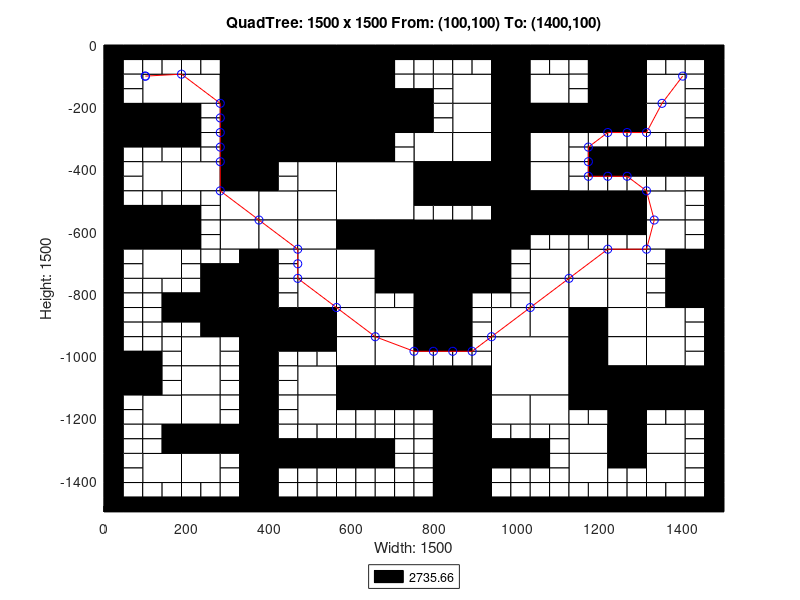

Write MATLAB code to recreate this figure.
axis([0 1500 -1500 0]);
title('QuadTree: 1500 x 1500 From: (100,100) To: (1400,100)');
xlabel('Width: 1500');
ylabel('Height: 1500');
rectangle('Position',[375 -187.5 187.5 187.5], 'FaceColor',[0 0 0]);
rectangle('Position',[375 -375 187.5 187.5], 'FaceColor',[0 0 0]);
rectangle('Position',[562.5 -562.5 187.5 187.5], 'FaceColor',[1 1 1]);
rectangle('Position',[750 -750 187.5 187.5], 'FaceColor',[0 0 0]);
rectangle('Position',[937.5 -1125 187.5 187.5], 'FaceColor',[1 1 1]);
rectangle('Position',[93.75 -187.5 93.75 93.75], 'FaceColor',[1 1 1]);
rectangle('Position',[281.25 -93.75 93.75 93.75], 'FaceColor',[0 0 0]);
rectangle('Position',[187.5 -187.5 93.75 93.75], 'FaceColor',[1 1 1]);
rectangle('Position',[281.25 -187.5 93.75 93.75], 'FaceColor',[0 0 0]);
rectangle('Position',[0 -281.25 93.75 93.75], 'FaceColor',[0 0 0]);
rectangle('Position',[93.75 -281.25 93.75 93.75], 'FaceColor',[0 0 0]);
rectangle('Position',[281.25 -281.25 93.75 93.75], 'FaceColor',[0 0 0]);
rectangle('Position',[281.25 -375 93.75 93.75], 'FaceColor',[0 0 0]);
rectangle('Position',[562.5 -93.75 93.75 93.75], 'FaceColor',[0 0 0]);
rectangle('Position',[562.5 -187.5 93.75 93.75], 'FaceColor',[0 0 0]);
rectangle('Position',[562.5 -281.25 93.75 93.75], 'FaceColor',[0 0 0]);
rectangle('Position',[656.25 -281.25 93.75 93.75], 'FaceColor',[0 0 0]);
rectangle('Position',[562.5 -375 93.75 93.75], 'FaceColor',[0 0 0]);
rectangle('Position',[93.75 -468.75 93.75 93.75], 'FaceColor',[1 1 1]);
rectangle('Position',[187.5 -468.75 93.75 93.75], 'FaceColor',[1 1 1]);
rectangle('Position',[281.25 -468.75 93.75 93.75], 'FaceColor',[0 0 0]);
rectangle('Position',[281.25 -562.5 93.75 93.75], 'FaceColor',[1 1 1]);
rectangle('Position',[0 -656.25 93.75 93.75], 'FaceColor',[0 0 0]);
rectangle('Position',[93.75 -656.25 93.75 93.75], 'FaceColor',[0 0 0]);
rectangle('Position',[93.75 -750 93.75 93.75], 'FaceColor',[1 1 1]);
rectangle('Position',[281.25 -656.25 93.75 93.75], 'FaceColor',[1 1 1]);
rectangle('Position',[468.75 -468.75 93.75 93.75], 'FaceColor',[1 1 1]);
rectangle('Position',[375 -562.5 93.75 93.75], 'FaceColor',[1 1 1]);
rectangle('Position',[468.75 -562.5 93.75 93.75], 'FaceColor',[1 1 1]);
rectangle('Position',[375 -656.25 93.75 93.75], 'FaceColor',[1 1 1]);
rectangle('Position',[468.75 -656.25 93.75 93.75], 'FaceColor',[1 1 1]);
rectangle('Position',[468.75 -750 93.75 93.75], 'FaceColor',[1 1 1]);
rectangle('Position',[562.5 -656.25 93.75 93.75], 'FaceColor',[0 0 0]);
rectangle('Position',[656.25 -656.25 93.75 93.75], 'FaceColor',[0 0 0]);
rectangle('Position',[562.5 -750 93.75 93.75], 'FaceColor',[1 1 1]);
rectangle('Position',[656.25 -750 93.75 93.75], 'FaceColor',[0 0 0]);
rectangle('Position',[843.75 -187.5 93.75 93.75], 'FaceColor',[1 1 1]);
rectangle('Position',[937.5 -93.75 93.75 93.75], 'FaceColor',[0 0 0]);
rectangle('Position',[937.5 -187.5 93.75 93.75], 'FaceColor',[0 0 0]);
rectangle('Position',[1031.25 -187.5 93.75 93.75], 'FaceColor',[1 1 1]);
rectangle('Position',[843.75 -281.25 93.75 93.75], 'FaceColor',[1 1 1]);
rectangle('Position',[750 -375 93.75 93.75], 'FaceColor',[1 1 1]);
rectangle('Position',[843.75 -375 93.75 93.75], 'FaceColor',[1 1 1]);
rectangle('Position',[937.5 -281.25 93.75 93.75], 'FaceColor',[0 0 0]);
rectangle('Position',[1031.25 -281.25 93.75 93.75], 'FaceColor',[0 0 0]);
rectangle('Position',[937.5 -375 93.75 93.75], 'FaceColor',[0 0 0]);
rectangle('Position',[1031.25 -375 93.75 93.75], 'FaceColor',[1 1 1]);
rectangle('Position',[1218.75 -93.75 93.75 93.75], 'FaceColor',[0 0 0]);
rectangle('Position',[1218.75 -187.5 93.75 93.75], 'FaceColor',[0 0 0]);
rectangle('Position',[1312.5 -187.5 93.75 93.75], 'FaceColor',[1 1 1]);
rectangle('Position',[1125 -281.25 93.75 93.75], 'FaceColor',[0 0 0]);
rectangle('Position',[1218.75 -281.25 93.75 93.75], 'FaceColor',[0 0 0]);
rectangle('Position',[1312.5 -281.25 93.75 93.75], 'FaceColor',[1 1 1]);
rectangle('Position',[750 -468.75 93.75 93.75], 'FaceColor',[0 0 0]);
rectangle('Position',[843.75 -468.75 93.75 93.75], 'FaceColor',[0 0 0]);
rectangle('Position',[937.5 -468.75 93.75 93.75], 'FaceColor',[0 0 0]);
rectangle('Position',[1031.25 -468.75 93.75 93.75], 'FaceColor',[1 1 1]);
rectangle('Position',[937.5 -562.5 93.75 93.75], 'FaceColor',[0 0 0]);
rectangle('Position',[1031.25 -562.5 93.75 93.75], 'FaceColor',[0 0 0]);
rectangle('Position',[937.5 -656.25 93.75 93.75], 'FaceColor',[0 0 0]);
rectangle('Position',[1031.25 -750 93.75 93.75], 'FaceColor',[1 1 1]);
rectangle('Position',[1125 -562.5 93.75 93.75], 'FaceColor',[0 0 0]);
rectangle('Position',[1218.75 -562.5 93.75 93.75], 'FaceColor',[0 0 0]);
rectangle('Position',[1312.5 -562.5 93.75 93.75], 'FaceColor',[1 1 1]);
rectangle('Position',[1125 -750 93.75 93.75], 'FaceColor',[1 1 1]);
rectangle('Position',[1218.75 -750 93.75 93.75], 'FaceColor',[1 1 1]);
rectangle('Position',[1312.5 -656.25 93.75 93.75], 'FaceColor',[1 1 1]);
rectangle('Position',[1406.25 -750 93.75 93.75], 'FaceColor',[0 0 0]);
rectangle('Position',[281.25 -843.75 93.75 93.75], 'FaceColor',[0 0 0]);
rectangle('Position',[281.25 -937.5 93.75 93.75], 'FaceColor',[0 0 0]);
rectangle('Position',[0 -1125 93.75 93.75], 'FaceColor',[0 0 0]);
rectangle('Position',[187.5 -1031.25 93.75 93.75], 'FaceColor',[1 1 1]);
rectangle('Position',[187.5 -1125 93.75 93.75], 'FaceColor',[1 1 1]);
rectangle('Position',[468.75 -843.75 93.75 93.75], 'FaceColor',[1 1 1]);
rectangle('Position',[375 -937.5 93.75 93.75], 'FaceColor',[0 0 0]);
rectangle('Position',[468.75 -937.5 93.75 93.75], 'FaceColor',[0 0 0]);
rectangle('Position',[562.5 -843.75 93.75 93.75], 'FaceColor',[1 1 1]);
rectangle('Position',[562.5 -937.5 93.75 93.75], 'FaceColor',[1 1 1]);
rectangle('Position',[656.25 -937.5 93.75 93.75], 'FaceColor',[1 1 1]);
rectangle('Position',[468.75 -1125 93.75 93.75], 'FaceColor',[1 1 1]);
rectangle('Position',[562.5 -1031.25 93.75 93.75], 'FaceColor',[1 1 1]);
rectangle('Position',[656.25 -1031.25 93.75 93.75], 'FaceColor',[1 1 1]);
rectangle('Position',[562.5 -1125 93.75 93.75], 'FaceColor',[0 0 0]);
rectangle('Position',[656.25 -1125 93.75 93.75], 'FaceColor',[0 0 0]);
rectangle('Position',[93.75 -1218.75 93.75 93.75], 'FaceColor',[1 1 1]);
rectangle('Position',[187.5 -1218.75 93.75 93.75], 'FaceColor',[1 1 1]);
rectangle('Position',[187.5 -1312.5 93.75 93.75], 'FaceColor',[0 0 0]);
rectangle('Position',[281.25 -1312.5 93.75 93.75], 'FaceColor',[0 0 0]);
rectangle('Position',[93.75 -1406.25 93.75 93.75], 'FaceColor',[1 1 1]);
rectangle('Position',[187.5 -1406.25 93.75 93.75], 'FaceColor',[1 1 1]);
rectangle('Position',[468.75 -1218.75 93.75 93.75], 'FaceColor',[1 1 1]);
rectangle('Position',[750 -843.75 93.75 93.75], 'FaceColor',[0 0 0]);
rectangle('Position',[750 -937.5 93.75 93.75], 'FaceColor',[0 0 0]);
rectangle('Position',[1031.25 -843.75 93.75 93.75], 'FaceColor',[1 1 1]);
rectangle('Position',[937.5 -937.5 93.75 93.75], 'FaceColor',[1 1 1]);
rectangle('Position',[1031.25 -937.5 93.75 93.75], 'FaceColor',[1 1 1]);
rectangle('Position',[750 -1125 93.75 93.75], 'FaceColor',[0 0 0]);
rectangle('Position',[843.75 -1125 93.75 93.75], 'FaceColor',[0 0 0]);
rectangle('Position',[1125 -843.75 93.75 93.75], 'FaceColor',[1 1 1]);
rectangle('Position',[1218.75 -843.75 93.75 93.75], 'FaceColor',[1 1 1]);
rectangle('Position',[1125 -937.5 93.75 93.75], 'FaceColor',[0 0 0]);
rectangle('Position',[1218.75 -937.5 93.75 93.75], 'FaceColor',[1 1 1]);
rectangle('Position',[1406.25 -843.75 93.75 93.75], 'FaceColor',[0 0 0]);
rectangle('Position',[1312.5 -937.5 93.75 93.75], 'FaceColor',[1 1 1]);
rectangle('Position',[1125 -1031.25 93.75 93.75], 'FaceColor',[0 0 0]);
rectangle('Position',[1218.75 -1031.25 93.75 93.75], 'FaceColor',[1 1 1]);
rectangle('Position',[1125 -1125 93.75 93.75], 'FaceColor',[0 0 0]);
rectangle('Position',[1218.75 -1125 93.75 93.75], 'FaceColor',[0 0 0]);
rectangle('Position',[1312.5 -1031.25 93.75 93.75], 'FaceColor',[1 1 1]);
rectangle('Position',[1312.5 -1125 93.75 93.75], 'FaceColor',[0 0 0]);
rectangle('Position',[1406.25 -1125 93.75 93.75], 'FaceColor',[0 0 0]);
rectangle('Position',[843.75 -1218.75 93.75 93.75], 'FaceColor',[0 0 0]);
rectangle('Position',[843.75 -1312.5 93.75 93.75], 'FaceColor',[0 0 0]);
rectangle('Position',[937.5 -1218.75 93.75 93.75], 'FaceColor',[1 1 1]);
rectangle('Position',[1031.25 -1218.75 93.75 93.75], 'FaceColor',[1 1 1]);
rectangle('Position',[843.75 -1406.25 93.75 93.75], 'FaceColor',[0 0 0]);
rectangle('Position',[843.75 -1500 93.75 93.75], 'FaceColor',[0 0 0]);
rectangle('Position',[1218.75 -1218.75 93.75 93.75], 'FaceColor',[0 0 0]);
rectangle('Position',[1125 -1312.5 93.75 93.75], 'FaceColor',[1 1 1]);
rectangle('Position',[1218.75 -1312.5 93.75 93.75], 'FaceColor',[0 0 0]);
rectangle('Position',[1312.5 -1312.5 93.75 93.75], 'FaceColor',[1 1 1]);
rectangle('Position',[1125 -1406.25 93.75 93.75], 'FaceColor',[1 1 1]);
rectangle('Position',[1312.5 -1406.25 93.75 93.75], 'FaceColor',[1 1 1]);
rectangle('Position',[0 -46.875 46.875 46.875], 'FaceColor',[0 0 0]);
rectangle('Position',[46.875 -46.875 46.875 46.875], 'FaceColor',[0 0 0]);
rectangle('Position',[0 -93.75 46.875 46.875], 'FaceColor',[0 0 0]);
rectangle('Position',[46.875 -93.75 46.875 46.875], 'FaceColor',[1 1 1]);
rectangle('Position',[93.75 -46.875 46.875 46.875], 'FaceColor',[0 0 0]);
rectangle('Position',[140.625 -46.875 46.875 46.875], 'FaceColor',[0 0 0]);
rectangle('Position',[93.75 -93.75 46.875 46.875], 'FaceColor',[1 1 1]);
rectangle('Position',[140.625 -93.75 46.875 46.875], 'FaceColor',[1 1 1]);
rectangle('Position',[0 -140.625 46.875 46.875], 'FaceColor',[0 0 0]);
rectangle('Position',[46.875 -140.625 46.875 46.875], 'FaceColor',[1 1 1]);
rectangle('Position',[0 -187.5 46.875 46.875], 'FaceColor',[0 0 0]);
rectangle('Position',[46.875 -187.5 46.875 46.875], 'FaceColor',[1 1 1]);
rectangle('Position',[187.5 -46.875 46.875 46.875], 'FaceColor',[0 0 0]);
rectangle('Position',[234.375 -46.875 46.875 46.875], 'FaceColor',[0 0 0]);
rectangle('Position',[187.5 -93.75 46.875 46.875], 'FaceColor',[1 1 1]);
rectangle('Position',[234.375 -93.75 46.875 46.875], 'FaceColor',[1 1 1]);
rectangle('Position',[0 -328.125 46.875 46.875], 'FaceColor',[0 0 0]);
rectangle('Position',[46.875 -328.125 46.875 46.875], 'FaceColor',[0 0 0]);
rectangle('Position',[0 -375 46.875 46.875], 'FaceColor',[0 0 0]);
rectangle('Position',[46.875 -375 46.875 46.875], 'FaceColor',[1 1 1]);
rectangle('Position',[93.75 -328.125 46.875 46.875], 'FaceColor',[0 0 0]);
rectangle('Position',[140.625 -328.125 46.875 46.875], 'FaceColor',[0 0 0]);
rectangle('Position',[93.75 -375 46.875 46.875], 'FaceColor',[1 1 1]);
rectangle('Position',[140.625 -375 46.875 46.875], 'FaceColor',[1 1 1]);
rectangle('Position',[187.5 -234.375 46.875 46.875], 'FaceColor',[0 0 0]);
rectangle('Position',[234.375 -234.375 46.875 46.875], 'FaceColor',[1 1 1]);
rectangle('Position',[187.5 -281.25 46.875 46.875], 'FaceColor',[0 0 0]);
rectangle('Position',[234.375 -281.25 46.875 46.875], 'FaceColor',[1 1 1]);
rectangle('Position',[187.5 -328.125 46.875 46.875], 'FaceColor',[0 0 0]);
rectangle('Position',[234.375 -328.125 46.875 46.875], 'FaceColor',[1 1 1]);
rectangle('Position',[187.5 -375 46.875 46.875], 'FaceColor',[1 1 1]);
rectangle('Position',[234.375 -375 46.875 46.875], 'FaceColor',[1 1 1]);
rectangle('Position',[656.25 -46.875 46.875 46.875], 'FaceColor',[0 0 0]);
rectangle('Position',[703.125 -46.875 46.875 46.875], 'FaceColor',[0 0 0]);
rectangle('Position',[656.25 -93.75 46.875 46.875], 'FaceColor',[0 0 0]);
rectangle('Position',[703.125 -93.75 46.875 46.875], 'FaceColor',[1 1 1]);
rectangle('Position',[656.25 -140.625 46.875 46.875], 'FaceColor',[0 0 0]);
rectangle('Position',[703.125 -140.625 46.875 46.875], 'FaceColor',[1 1 1]);
rectangle('Position',[656.25 -187.5 46.875 46.875], 'FaceColor',[0 0 0]);
rectangle('Position',[703.125 -187.5 46.875 46.875], 'FaceColor',[0 0 0]);
rectangle('Position',[656.25 -328.125 46.875 46.875], 'FaceColor',[0 0 0]);
rectangle('Position',[703.125 -328.125 46.875 46.875], 'FaceColor',[1 1 1]);
rectangle('Position',[656.25 -375 46.875 46.875], 'FaceColor',[0 0 0]);
rectangle('Position',[703.125 -375 46.875 46.875], 'FaceColor',[1 1 1]);
rectangle('Position',[0 -421.875 46.875 46.875], 'FaceColor',[0 0 0]);
rectangle('Position',[46.875 -421.875 46.875 46.875], 'FaceColor',[1 1 1]);
rectangle('Position',[0 -468.75 46.875 46.875], 'FaceColor',[0 0 0]);
rectangle('Position',[46.875 -468.75 46.875 46.875], 'FaceColor',[1 1 1]);
rectangle('Position',[0 -515.625 46.875 46.875], 'FaceColor',[0 0 0]);
rectangle('Position',[46.875 -515.625 46.875 46.875], 'FaceColor',[1 1 1]);
rectangle('Position',[0 -562.5 46.875 46.875], 'FaceColor',[0 0 0]);
rectangle('Position',[46.875 -562.5 46.875 46.875], 'FaceColor',[0 0 0]);
rectangle('Position',[93.75 -515.625 46.875 46.875], 'FaceColor',[1 1 1]);
rectangle('Position',[140.625 -515.625 46.875 46.875], 'FaceColor',[1 1 1]);
rectangle('Position',[93.75 -562.5 46.875 46.875], 'FaceColor',[0 0 0]);
rectangle('Position',[140.625 -562.5 46.875 46.875], 'FaceColor',[0 0 0]);
rectangle('Position',[187.5 -515.625 46.875 46.875], 'FaceColor',[1 1 1]);
rectangle('Position',[234.375 -515.625 46.875 46.875], 'FaceColor',[1 1 1]);
rectangle('Position',[187.5 -562.5 46.875 46.875], 'FaceColor',[0 0 0]);
rectangle('Position',[234.375 -562.5 46.875 46.875], 'FaceColor',[1 1 1]);
rectangle('Position',[0 -703.125 46.875 46.875], 'FaceColor',[0 0 0]);
rectangle('Position',[46.875 -703.125 46.875 46.875], 'FaceColor',[1 1 1]);
rectangle('Position',[0 -750 46.875 46.875], 'FaceColor',[0 0 0]);
rectangle('Position',[46.875 -750 46.875 46.875], 'FaceColor',[1 1 1]);
rectangle('Position',[187.5 -609.375 46.875 46.875], 'FaceColor',[0 0 0]);
rectangle('Position',[234.375 -609.375 46.875 46.875], 'FaceColor',[1 1 1]);
rectangle('Position',[187.5 -656.25 46.875 46.875], 'FaceColor',[0 0 0]);
rectangle('Position',[234.375 -656.25 46.875 46.875], 'FaceColor',[1 1 1]);
rectangle('Position',[187.5 -703.125 46.875 46.875], 'FaceColor',[1 1 1]);
rectangle('Position',[234.375 -703.125 46.875 46.875], 'FaceColor',[1 1 1]);
rectangle('Position',[187.5 -750 46.875 46.875], 'FaceColor',[1 1 1]);
rectangle('Position',[234.375 -750 46.875 46.875], 'FaceColor',[0 0 0]);
rectangle('Position',[281.25 -703.125 46.875 46.875], 'FaceColor',[1 1 1]);
rectangle('Position',[328.125 -703.125 46.875 46.875], 'FaceColor',[0 0 0]);
rectangle('Position',[281.25 -750 46.875 46.875], 'FaceColor',[0 0 0]);
rectangle('Position',[328.125 -750 46.875 46.875], 'FaceColor',[0 0 0]);
rectangle('Position',[375 -421.875 46.875 46.875], 'FaceColor',[0 0 0]);
rectangle('Position',[421.875 -421.875 46.875 46.875], 'FaceColor',[1 1 1]);
rectangle('Position',[375 -468.75 46.875 46.875], 'FaceColor',[0 0 0]);
rectangle('Position',[421.875 -468.75 46.875 46.875], 'FaceColor',[1 1 1]);
rectangle('Position',[375 -703.125 46.875 46.875], 'FaceColor',[0 0 0]);
rectangle('Position',[421.875 -703.125 46.875 46.875], 'FaceColor',[1 1 1]);
rectangle('Position',[375 -750 46.875 46.875], 'FaceColor',[0 0 0]);
rectangle('Position',[421.875 -750 46.875 46.875], 'FaceColor',[1 1 1]);
rectangle('Position',[750 -46.875 46.875 46.875], 'FaceColor',[0 0 0]);
rectangle('Position',[796.875 -46.875 46.875 46.875], 'FaceColor',[0 0 0]);
rectangle('Position',[750 -93.75 46.875 46.875], 'FaceColor',[1 1 1]);
rectangle('Position',[796.875 -93.75 46.875 46.875], 'FaceColor',[1 1 1]);
rectangle('Position',[843.75 -46.875 46.875 46.875], 'FaceColor',[0 0 0]);
rectangle('Position',[890.625 -46.875 46.875 46.875], 'FaceColor',[0 0 0]);
rectangle('Position',[843.75 -93.75 46.875 46.875], 'FaceColor',[1 1 1]);
rectangle('Position',[890.625 -93.75 46.875 46.875], 'FaceColor',[1 1 1]);
rectangle('Position',[750 -140.625 46.875 46.875], 'FaceColor',[1 1 1]);
rectangle('Position',[796.875 -140.625 46.875 46.875], 'FaceColor',[1 1 1]);
rectangle('Position',[750 -187.5 46.875 46.875], 'FaceColor',[0 0 0]);
rectangle('Position',[796.875 -187.5 46.875 46.875], 'FaceColor',[1 1 1]);
rectangle('Position',[1031.25 -46.875 46.875 46.875], 'FaceColor',[0 0 0]);
rectangle('Position',[1078.12 -46.875 46.875 46.875], 'FaceColor',[0 0 0]);
rectangle('Position',[1031.25 -93.75 46.875 46.875], 'FaceColor',[1 1 1]);
rectangle('Position',[1078.12 -93.75 46.875 46.875], 'FaceColor',[1 1 1]);
rectangle('Position',[750 -234.375 46.875 46.875], 'FaceColor',[0 0 0]);
rectangle('Position',[796.875 -234.375 46.875 46.875], 'FaceColor',[1 1 1]);
rectangle('Position',[750 -281.25 46.875 46.875], 'FaceColor',[0 0 0]);
rectangle('Position',[796.875 -281.25 46.875 46.875], 'FaceColor',[1 1 1]);
rectangle('Position',[1125 -46.875 46.875 46.875], 'FaceColor',[0 0 0]);
rectangle('Position',[1171.88 -46.875 46.875 46.875], 'FaceColor',[0 0 0]);
rectangle('Position',[1125 -93.75 46.875 46.875], 'FaceColor',[1 1 1]);
rectangle('Position',[1171.88 -93.75 46.875 46.875], 'FaceColor',[0 0 0]);
rectangle('Position',[1125 -140.625 46.875 46.875], 'FaceColor',[1 1 1]);
rectangle('Position',[1171.88 -140.625 46.875 46.875], 'FaceColor',[0 0 0]);
rectangle('Position',[1125 -187.5 46.875 46.875], 'FaceColor',[1 1 1]);
rectangle('Position',[1171.88 -187.5 46.875 46.875], 'FaceColor',[0 0 0]);
rectangle('Position',[1312.5 -46.875 46.875 46.875], 'FaceColor',[0 0 0]);
rectangle('Position',[1359.38 -46.875 46.875 46.875], 'FaceColor',[0 0 0]);
rectangle('Position',[1312.5 -93.75 46.875 46.875], 'FaceColor',[1 1 1]);
rectangle('Position',[1359.38 -93.75 46.875 46.875], 'FaceColor',[1 1 1]);
rectangle('Position',[1406.25 -46.875 46.875 46.875], 'FaceColor',[0 0 0]);
rectangle('Position',[1453.12 -46.875 46.875 46.875], 'FaceColor',[0 0 0]);
rectangle('Position',[1406.25 -93.75 46.875 46.875], 'FaceColor',[1 1 1]);
rectangle('Position',[1453.12 -93.75 46.875 46.875], 'FaceColor',[0 0 0]);
rectangle('Position',[1406.25 -140.625 46.875 46.875], 'FaceColor',[1 1 1]);
rectangle('Position',[1453.12 -140.625 46.875 46.875], 'FaceColor',[0 0 0]);
rectangle('Position',[1406.25 -187.5 46.875 46.875], 'FaceColor',[1 1 1]);
rectangle('Position',[1453.12 -187.5 46.875 46.875], 'FaceColor',[0 0 0]);
rectangle('Position',[1125 -328.125 46.875 46.875], 'FaceColor',[1 1 1]);
rectangle('Position',[1171.88 -328.125 46.875 46.875], 'FaceColor',[1 1 1]);
rectangle('Position',[1125 -375 46.875 46.875], 'FaceColor',[1 1 1]);
rectangle('Position',[1171.88 -375 46.875 46.875], 'FaceColor',[0 0 0]);
rectangle('Position',[1218.75 -328.125 46.875 46.875], 'FaceColor',[1 1 1]);
rectangle('Position',[1265.62 -328.125 46.875 46.875], 'FaceColor',[1 1 1]);
rectangle('Position',[1218.75 -375 46.875 46.875], 'FaceColor',[0 0 0]);
rectangle('Position',[1265.62 -375 46.875 46.875], 'FaceColor',[0 0 0]);
rectangle('Position',[1406.25 -234.375 46.875 46.875], 'FaceColor',[1 1 1]);
rectangle('Position',[1453.12 -234.375 46.875 46.875], 'FaceColor',[0 0 0]);
rectangle('Position',[1406.25 -281.25 46.875 46.875], 'FaceColor',[1 1 1]);
rectangle('Position',[1453.12 -281.25 46.875 46.875], 'FaceColor',[0 0 0]);
rectangle('Position',[1312.5 -328.125 46.875 46.875], 'FaceColor',[1 1 1]);
rectangle('Position',[1359.38 -328.125 46.875 46.875], 'FaceColor',[1 1 1]);
rectangle('Position',[1312.5 -375 46.875 46.875], 'FaceColor',[0 0 0]);
rectangle('Position',[1359.38 -375 46.875 46.875], 'FaceColor',[0 0 0]);
rectangle('Position',[1406.25 -328.125 46.875 46.875], 'FaceColor',[1 1 1]);
rectangle('Position',[1453.12 -328.125 46.875 46.875], 'FaceColor',[0 0 0]);
rectangle('Position',[1406.25 -375 46.875 46.875], 'FaceColor',[0 0 0]);
rectangle('Position',[1453.12 -375 46.875 46.875], 'FaceColor',[0 0 0]);
rectangle('Position',[750 -515.625 46.875 46.875], 'FaceColor',[0 0 0]);
rectangle('Position',[796.875 -515.625 46.875 46.875], 'FaceColor',[0 0 0]);
rectangle('Position',[750 -562.5 46.875 46.875], 'FaceColor',[1 1 1]);
rectangle('Position',[796.875 -562.5 46.875 46.875], 'FaceColor',[1 1 1]);
rectangle('Position',[843.75 -515.625 46.875 46.875], 'FaceColor',[0 0 0]);
rectangle('Position',[890.625 -515.625 46.875 46.875], 'FaceColor',[0 0 0]);
rectangle('Position',[843.75 -562.5 46.875 46.875], 'FaceColor',[1 1 1]);
rectangle('Position',[890.625 -562.5 46.875 46.875], 'FaceColor',[1 1 1]);
rectangle('Position',[1031.25 -609.375 46.875 46.875], 'FaceColor',[0 0 0]);
rectangle('Position',[1078.12 -609.375 46.875 46.875], 'FaceColor',[0 0 0]);
rectangle('Position',[1031.25 -656.25 46.875 46.875], 'FaceColor',[1 1 1]);
rectangle('Position',[1078.12 -656.25 46.875 46.875], 'FaceColor',[1 1 1]);
rectangle('Position',[937.5 -703.125 46.875 46.875], 'FaceColor',[0 0 0]);
rectangle('Position',[984.375 -703.125 46.875 46.875], 'FaceColor',[1 1 1]);
rectangle('Position',[937.5 -750 46.875 46.875], 'FaceColor',[0 0 0]);
rectangle('Position',[984.375 -750 46.875 46.875], 'FaceColor',[1 1 1]);
rectangle('Position',[1125 -421.875 46.875 46.875], 'FaceColor',[1 1 1]);
rectangle('Position',[1171.88 -421.875 46.875 46.875], 'FaceColor',[0 0 0]);
rectangle('Position',[1125 -468.75 46.875 46.875], 'FaceColor',[1 1 1]);
rectangle('Position',[1171.88 -468.75 46.875 46.875], 'FaceColor',[1 1 1]);
rectangle('Position',[1218.75 -421.875 46.875 46.875], 'FaceColor',[0 0 0]);
rectangle('Position',[1265.62 -421.875 46.875 46.875], 'FaceColor',[0 0 0]);
rectangle('Position',[1218.75 -468.75 46.875 46.875], 'FaceColor',[1 1 1]);
rectangle('Position',[1265.62 -468.75 46.875 46.875], 'FaceColor',[1 1 1]);
rectangle('Position',[1312.5 -421.875 46.875 46.875], 'FaceColor',[0 0 0]);
rectangle('Position',[1359.38 -421.875 46.875 46.875], 'FaceColor',[0 0 0]);
rectangle('Position',[1312.5 -468.75 46.875 46.875], 'FaceColor',[1 1 1]);
rectangle('Position',[1359.38 -468.75 46.875 46.875], 'FaceColor',[1 1 1]);
rectangle('Position',[1406.25 -421.875 46.875 46.875], 'FaceColor',[0 0 0]);
rectangle('Position',[1453.12 -421.875 46.875 46.875], 'FaceColor',[0 0 0]);
rectangle('Position',[1406.25 -468.75 46.875 46.875], 'FaceColor',[1 1 1]);
rectangle('Position',[1453.12 -468.75 46.875 46.875], 'FaceColor',[0 0 0]);
rectangle('Position',[1406.25 -515.625 46.875 46.875], 'FaceColor',[1 1 1]);
rectangle('Position',[1453.12 -515.625 46.875 46.875], 'FaceColor',[0 0 0]);
rectangle('Position',[1406.25 -562.5 46.875 46.875], 'FaceColor',[1 1 1]);
rectangle('Position',[1453.12 -562.5 46.875 46.875], 'FaceColor',[0 0 0]);
rectangle('Position',[1125 -609.375 46.875 46.875], 'FaceColor',[0 0 0]);
rectangle('Position',[1171.88 -609.375 46.875 46.875], 'FaceColor',[0 0 0]);
rectangle('Position',[1125 -656.25 46.875 46.875], 'FaceColor',[1 1 1]);
rectangle('Position',[1171.88 -656.25 46.875 46.875], 'FaceColor',[1 1 1]);
rectangle('Position',[1218.75 -609.375 46.875 46.875], 'FaceColor',[0 0 0]);
rectangle('Position',[1265.62 -609.375 46.875 46.875], 'FaceColor',[0 0 0]);
rectangle('Position',[1218.75 -656.25 46.875 46.875], 'FaceColor',[1 1 1]);
rectangle('Position',[1265.62 -656.25 46.875 46.875], 'FaceColor',[1 1 1]);
rectangle('Position',[1406.25 -609.375 46.875 46.875], 'FaceColor',[1 1 1]);
rectangle('Position',[1453.12 -609.375 46.875 46.875], 'FaceColor',[0 0 0]);
rectangle('Position',[1406.25 -656.25 46.875 46.875], 'FaceColor',[1 1 1]);
rectangle('Position',[1453.12 -656.25 46.875 46.875], 'FaceColor',[0 0 0]);
rectangle('Position',[1312.5 -703.125 46.875 46.875], 'FaceColor',[1 1 1]);
rectangle('Position',[1359.38 -703.125 46.875 46.875], 'FaceColor',[0 0 0]);
rectangle('Position',[1312.5 -750 46.875 46.875], 'FaceColor',[1 1 1]);
rectangle('Position',[1359.38 -750 46.875 46.875], 'FaceColor',[0 0 0]);
rectangle('Position',[0 -796.875 46.875 46.875], 'FaceColor',[0 0 0]);
rectangle('Position',[46.875 -796.875 46.875 46.875], 'FaceColor',[1 1 1]);
rectangle('Position',[0 -843.75 46.875 46.875], 'FaceColor',[0 0 0]);
rectangle('Position',[46.875 -843.75 46.875 46.875], 'FaceColor',[1 1 1]);
rectangle('Position',[93.75 -796.875 46.875 46.875], 'FaceColor',[1 1 1]);
rectangle('Position',[140.625 -796.875 46.875 46.875], 'FaceColor',[1 1 1]);
rectangle('Position',[93.75 -843.75 46.875 46.875], 'FaceColor',[1 1 1]);
rectangle('Position',[140.625 -843.75 46.875 46.875], 'FaceColor',[0 0 0]);
rectangle('Position',[0 -890.625 46.875 46.875], 'FaceColor',[0 0 0]);
rectangle('Position',[46.875 -890.625 46.875 46.875], 'FaceColor',[1 1 1]);
rectangle('Position',[0 -937.5 46.875 46.875], 'FaceColor',[0 0 0]);
rectangle('Position',[46.875 -937.5 46.875 46.875], 'FaceColor',[1 1 1]);
rectangle('Position',[93.75 -890.625 46.875 46.875], 'FaceColor',[1 1 1]);
rectangle('Position',[140.625 -890.625 46.875 46.875], 'FaceColor',[0 0 0]);
rectangle('Position',[93.75 -937.5 46.875 46.875], 'FaceColor',[1 1 1]);
rectangle('Position',[140.625 -937.5 46.875 46.875], 'FaceColor',[1 1 1]);
rectangle('Position',[187.5 -796.875 46.875 46.875], 'FaceColor',[1 1 1]);
rectangle('Position',[234.375 -796.875 46.875 46.875], 'FaceColor',[0 0 0]);
rectangle('Position',[187.5 -843.75 46.875 46.875], 'FaceColor',[0 0 0]);
rectangle('Position',[234.375 -843.75 46.875 46.875], 'FaceColor',[0 0 0]);
rectangle('Position',[187.5 -890.625 46.875 46.875], 'FaceColor',[0 0 0]);
rectangle('Position',[234.375 -890.625 46.875 46.875], 'FaceColor',[0 0 0]);
rectangle('Position',[187.5 -937.5 46.875 46.875], 'FaceColor',[1 1 1]);
rectangle('Position',[234.375 -937.5 46.875 46.875], 'FaceColor',[0 0 0]);
rectangle('Position',[0 -984.375 46.875 46.875], 'FaceColor',[0 0 0]);
rectangle('Position',[46.875 -984.375 46.875 46.875], 'FaceColor',[1 1 1]);
rectangle('Position',[0 -1031.25 46.875 46.875], 'FaceColor',[0 0 0]);
rectangle('Position',[46.875 -1031.25 46.875 46.875], 'FaceColor',[0 0 0]);
rectangle('Position',[93.75 -984.375 46.875 46.875], 'FaceColor',[1 1 1]);
rectangle('Position',[140.625 -984.375 46.875 46.875], 'FaceColor',[1 1 1]);
rectangle('Position',[93.75 -1031.25 46.875 46.875], 'FaceColor',[0 0 0]);
rectangle('Position',[140.625 -1031.25 46.875 46.875], 'FaceColor',[1 1 1]);
rectangle('Position',[93.75 -1078.12 46.875 46.875], 'FaceColor',[0 0 0]);
rectangle('Position',[140.625 -1078.12 46.875 46.875], 'FaceColor',[1 1 1]);
rectangle('Position',[93.75 -1125 46.875 46.875], 'FaceColor',[0 0 0]);
rectangle('Position',[140.625 -1125 46.875 46.875], 'FaceColor',[1 1 1]);
rectangle('Position',[281.25 -984.375 46.875 46.875], 'FaceColor',[1 1 1]);
rectangle('Position',[328.125 -984.375 46.875 46.875], 'FaceColor',[0 0 0]);
rectangle('Position',[281.25 -1031.25 46.875 46.875], 'FaceColor',[1 1 1]);
rectangle('Position',[328.125 -1031.25 46.875 46.875], 'FaceColor',[0 0 0]);
rectangle('Position',[281.25 -1078.12 46.875 46.875], 'FaceColor',[1 1 1]);
rectangle('Position',[328.125 -1078.12 46.875 46.875], 'FaceColor',[0 0 0]);
rectangle('Position',[281.25 -1125 46.875 46.875], 'FaceColor',[1 1 1]);
rectangle('Position',[328.125 -1125 46.875 46.875], 'FaceColor',[0 0 0]);
rectangle('Position',[375 -796.875 46.875 46.875], 'FaceColor',[0 0 0]);
rectangle('Position',[421.875 -796.875 46.875 46.875], 'FaceColor',[1 1 1]);
rectangle('Position',[375 -843.75 46.875 46.875], 'FaceColor',[0 0 0]);
rectangle('Position',[421.875 -843.75 46.875 46.875], 'FaceColor',[1 1 1]);
rectangle('Position',[656.25 -796.875 46.875 46.875], 'FaceColor',[0 0 0]);
rectangle('Position',[703.125 -796.875 46.875 46.875], 'FaceColor',[0 0 0]);
rectangle('Position',[656.25 -843.75 46.875 46.875], 'FaceColor',[1 1 1]);
rectangle('Position',[703.125 -843.75 46.875 46.875], 'FaceColor',[1 1 1]);
rectangle('Position',[375 -984.375 46.875 46.875], 'FaceColor',[0 0 0]);
rectangle('Position',[421.875 -984.375 46.875 46.875], 'FaceColor',[0 0 0]);
rectangle('Position',[375 -1031.25 46.875 46.875], 'FaceColor',[0 0 0]);
rectangle('Position',[421.875 -1031.25 46.875 46.875], 'FaceColor',[1 1 1]);
rectangle('Position',[468.75 -984.375 46.875 46.875], 'FaceColor',[0 0 0]);
rectangle('Position',[515.625 -984.375 46.875 46.875], 'FaceColor',[0 0 0]);
rectangle('Position',[468.75 -1031.25 46.875 46.875], 'FaceColor',[1 1 1]);
rectangle('Position',[515.625 -1031.25 46.875 46.875], 'FaceColor',[1 1 1]);
rectangle('Position',[375 -1078.12 46.875 46.875], 'FaceColor',[0 0 0]);
rectangle('Position',[421.875 -1078.12 46.875 46.875], 'FaceColor',[1 1 1]);
rectangle('Position',[375 -1125 46.875 46.875], 'FaceColor',[0 0 0]);
rectangle('Position',[421.875 -1125 46.875 46.875], 'FaceColor',[1 1 1]);
rectangle('Position',[0 -1171.88 46.875 46.875], 'FaceColor',[0 0 0]);
rectangle('Position',[46.875 -1171.88 46.875 46.875], 'FaceColor',[1 1 1]);
rectangle('Position',[0 -1218.75 46.875 46.875], 'FaceColor',[0 0 0]);
rectangle('Position',[46.875 -1218.75 46.875 46.875], 'FaceColor',[1 1 1]);
rectangle('Position',[0 -1265.62 46.875 46.875], 'FaceColor',[0 0 0]);
rectangle('Position',[46.875 -1265.62 46.875 46.875], 'FaceColor',[1 1 1]);
rectangle('Position',[0 -1312.5 46.875 46.875], 'FaceColor',[0 0 0]);
rectangle('Position',[46.875 -1312.5 46.875 46.875], 'FaceColor',[1 1 1]);
rectangle('Position',[93.75 -1265.62 46.875 46.875], 'FaceColor',[1 1 1]);
rectangle('Position',[140.625 -1265.62 46.875 46.875], 'FaceColor',[0 0 0]);
rectangle('Position',[93.75 -1312.5 46.875 46.875], 'FaceColor',[1 1 1]);
rectangle('Position',[140.625 -1312.5 46.875 46.875], 'FaceColor',[0 0 0]);
rectangle('Position',[281.25 -1171.88 46.875 46.875], 'FaceColor',[1 1 1]);
rectangle('Position',[328.125 -1171.88 46.875 46.875], 'FaceColor',[0 0 0]);
rectangle('Position',[281.25 -1218.75 46.875 46.875], 'FaceColor',[1 1 1]);
rectangle('Position',[328.125 -1218.75 46.875 46.875], 'FaceColor',[0 0 0]);
rectangle('Position',[0 -1359.38 46.875 46.875], 'FaceColor',[0 0 0]);
rectangle('Position',[46.875 -1359.38 46.875 46.875], 'FaceColor',[1 1 1]);
rectangle('Position',[0 -1406.25 46.875 46.875], 'FaceColor',[0 0 0]);
rectangle('Position',[46.875 -1406.25 46.875 46.875], 'FaceColor',[1 1 1]);
rectangle('Position',[0 -1453.12 46.875 46.875], 'FaceColor',[0 0 0]);
rectangle('Position',[46.875 -1453.12 46.875 46.875], 'FaceColor',[1 1 1]);
rectangle('Position',[0 -1500 46.875 46.875], 'FaceColor',[0 0 0]);
rectangle('Position',[46.875 -1500 46.875 46.875], 'FaceColor',[0 0 0]);
rectangle('Position',[93.75 -1453.12 46.875 46.875], 'FaceColor',[1 1 1]);
rectangle('Position',[140.625 -1453.12 46.875 46.875], 'FaceColor',[1 1 1]);
rectangle('Position',[93.75 -1500 46.875 46.875], 'FaceColor',[0 0 0]);
rectangle('Position',[140.625 -1500 46.875 46.875], 'FaceColor',[0 0 0]);
rectangle('Position',[281.25 -1359.38 46.875 46.875], 'FaceColor',[1 1 1]);
rectangle('Position',[328.125 -1359.38 46.875 46.875], 'FaceColor',[0 0 0]);
rectangle('Position',[281.25 -1406.25 46.875 46.875], 'FaceColor',[1 1 1]);
rectangle('Position',[328.125 -1406.25 46.875 46.875], 'FaceColor',[0 0 0]);
rectangle('Position',[187.5 -1453.12 46.875 46.875], 'FaceColor',[1 1 1]);
rectangle('Position',[234.375 -1453.12 46.875 46.875], 'FaceColor',[1 1 1]);
rectangle('Position',[187.5 -1500 46.875 46.875], 'FaceColor',[0 0 0]);
rectangle('Position',[234.375 -1500 46.875 46.875], 'FaceColor',[0 0 0]);
rectangle('Position',[281.25 -1453.12 46.875 46.875], 'FaceColor',[1 1 1]);
rectangle('Position',[328.125 -1453.12 46.875 46.875], 'FaceColor',[0 0 0]);
rectangle('Position',[281.25 -1500 46.875 46.875], 'FaceColor',[0 0 0]);
rectangle('Position',[328.125 -1500 46.875 46.875], 'FaceColor',[0 0 0]);
rectangle('Position',[375 -1171.88 46.875 46.875], 'FaceColor',[0 0 0]);
rectangle('Position',[421.875 -1171.88 46.875 46.875], 'FaceColor',[1 1 1]);
rectangle('Position',[375 -1218.75 46.875 46.875], 'FaceColor',[0 0 0]);
rectangle('Position',[421.875 -1218.75 46.875 46.875], 'FaceColor',[1 1 1]);
rectangle('Position',[375 -1265.62 46.875 46.875], 'FaceColor',[0 0 0]);
rectangle('Position',[421.875 -1265.62 46.875 46.875], 'FaceColor',[1 1 1]);
rectangle('Position',[375 -1312.5 46.875 46.875], 'FaceColor',[0 0 0]);
rectangle('Position',[421.875 -1312.5 46.875 46.875], 'FaceColor',[0 0 0]);
rectangle('Position',[468.75 -1265.62 46.875 46.875], 'FaceColor',[1 1 1]);
rectangle('Position',[515.625 -1265.62 46.875 46.875], 'FaceColor',[1 1 1]);
rectangle('Position',[468.75 -1312.5 46.875 46.875], 'FaceColor',[0 0 0]);
rectangle('Position',[515.625 -1312.5 46.875 46.875], 'FaceColor',[0 0 0]);
rectangle('Position',[562.5 -1171.88 46.875 46.875], 'FaceColor',[0 0 0]);
rectangle('Position',[609.375 -1171.88 46.875 46.875], 'FaceColor',[0 0 0]);
rectangle('Position',[562.5 -1218.75 46.875 46.875], 'FaceColor',[1 1 1]);
rectangle('Position',[609.375 -1218.75 46.875 46.875], 'FaceColor',[1 1 1]);
rectangle('Position',[656.25 -1171.88 46.875 46.875], 'FaceColor',[0 0 0]);
rectangle('Position',[703.125 -1171.88 46.875 46.875], 'FaceColor',[0 0 0]);
rectangle('Position',[656.25 -1218.75 46.875 46.875], 'FaceColor',[1 1 1]);
rectangle('Position',[703.125 -1218.75 46.875 46.875], 'FaceColor',[1 1 1]);
rectangle('Position',[562.5 -1265.62 46.875 46.875], 'FaceColor',[1 1 1]);
rectangle('Position',[609.375 -1265.62 46.875 46.875], 'FaceColor',[1 1 1]);
rectangle('Position',[562.5 -1312.5 46.875 46.875], 'FaceColor',[0 0 0]);
rectangle('Position',[609.375 -1312.5 46.875 46.875], 'FaceColor',[0 0 0]);
rectangle('Position',[656.25 -1265.62 46.875 46.875], 'FaceColor',[1 1 1]);
rectangle('Position',[703.125 -1265.62 46.875 46.875], 'FaceColor',[1 1 1]);
rectangle('Position',[656.25 -1312.5 46.875 46.875], 'FaceColor',[0 0 0]);
rectangle('Position',[703.125 -1312.5 46.875 46.875], 'FaceColor',[1 1 1]);
rectangle('Position',[375 -1359.38 46.875 46.875], 'FaceColor',[0 0 0]);
rectangle('Position',[421.875 -1359.38 46.875 46.875], 'FaceColor',[0 0 0]);
rectangle('Position',[375 -1406.25 46.875 46.875], 'FaceColor',[0 0 0]);
rectangle('Position',[421.875 -1406.25 46.875 46.875], 'FaceColor',[1 1 1]);
rectangle('Position',[468.75 -1359.38 46.875 46.875], 'FaceColor',[0 0 0]);
rectangle('Position',[515.625 -1359.38 46.875 46.875], 'FaceColor',[0 0 0]);
rectangle('Position',[468.75 -1406.25 46.875 46.875], 'FaceColor',[1 1 1]);
rectangle('Position',[515.625 -1406.25 46.875 46.875], 'FaceColor',[1 1 1]);
rectangle('Position',[375 -1453.12 46.875 46.875], 'FaceColor',[0 0 0]);
rectangle('Position',[421.875 -1453.12 46.875 46.875], 'FaceColor',[1 1 1]);
rectangle('Position',[375 -1500 46.875 46.875], 'FaceColor',[0 0 0]);
rectangle('Position',[421.875 -1500 46.875 46.875], 'FaceColor',[0 0 0]);
rectangle('Position',[468.75 -1453.12 46.875 46.875], 'FaceColor',[1 1 1]);
rectangle('Position',[515.625 -1453.12 46.875 46.875], 'FaceColor',[1 1 1]);
rectangle('Position',[468.75 -1500 46.875 46.875], 'FaceColor',[0 0 0]);
rectangle('Position',[515.625 -1500 46.875 46.875], 'FaceColor',[0 0 0]);
rectangle('Position',[562.5 -1359.38 46.875 46.875], 'FaceColor',[0 0 0]);
rectangle('Position',[609.375 -1359.38 46.875 46.875], 'FaceColor',[0 0 0]);
rectangle('Position',[562.5 -1406.25 46.875 46.875], 'FaceColor',[1 1 1]);
rectangle('Position',[609.375 -1406.25 46.875 46.875], 'FaceColor',[1 1 1]);
rectangle('Position',[656.25 -1359.38 46.875 46.875], 'FaceColor',[0 0 0]);
rectangle('Position',[703.125 -1359.38 46.875 46.875], 'FaceColor',[1 1 1]);
rectangle('Position',[656.25 -1406.25 46.875 46.875], 'FaceColor',[1 1 1]);
rectangle('Position',[703.125 -1406.25 46.875 46.875], 'FaceColor',[1 1 1]);
rectangle('Position',[562.5 -1453.12 46.875 46.875], 'FaceColor',[1 1 1]);
rectangle('Position',[609.375 -1453.12 46.875 46.875], 'FaceColor',[1 1 1]);
rectangle('Position',[562.5 -1500 46.875 46.875], 'FaceColor',[0 0 0]);
rectangle('Position',[609.375 -1500 46.875 46.875], 'FaceColor',[0 0 0]);
rectangle('Position',[656.25 -1453.12 46.875 46.875], 'FaceColor',[1 1 1]);
rectangle('Position',[703.125 -1453.12 46.875 46.875], 'FaceColor',[1 1 1]);
rectangle('Position',[656.25 -1500 46.875 46.875], 'FaceColor',[0 0 0]);
rectangle('Position',[703.125 -1500 46.875 46.875], 'FaceColor',[0 0 0]);
rectangle('Position',[843.75 -796.875 46.875 46.875], 'FaceColor',[0 0 0]);
rectangle('Position',[890.625 -796.875 46.875 46.875], 'FaceColor',[0 0 0]);
rectangle('Position',[843.75 -843.75 46.875 46.875], 'FaceColor',[0 0 0]);
rectangle('Position',[890.625 -843.75 46.875 46.875], 'FaceColor',[1 1 1]);
rectangle('Position',[843.75 -890.625 46.875 46.875], 'FaceColor',[0 0 0]);
rectangle('Position',[890.625 -890.625 46.875 46.875], 'FaceColor',[1 1 1]);
rectangle('Position',[843.75 -937.5 46.875 46.875], 'FaceColor',[0 0 0]);
rectangle('Position',[890.625 -937.5 46.875 46.875], 'FaceColor',[1 1 1]);
rectangle('Position',[937.5 -796.875 46.875 46.875], 'FaceColor',[0 0 0]);
rectangle('Position',[984.375 -796.875 46.875 46.875], 'FaceColor',[1 1 1]);
rectangle('Position',[937.5 -843.75 46.875 46.875], 'FaceColor',[1 1 1]);
rectangle('Position',[984.375 -843.75 46.875 46.875], 'FaceColor',[1 1 1]);
rectangle('Position',[750 -984.375 46.875 46.875], 'FaceColor',[0 0 0]);
rectangle('Position',[796.875 -984.375 46.875 46.875], 'FaceColor',[0 0 0]);
rectangle('Position',[750 -1031.25 46.875 46.875], 'FaceColor',[1 1 1]);
rectangle('Position',[796.875 -1031.25 46.875 46.875], 'FaceColor',[1 1 1]);
rectangle('Position',[843.75 -984.375 46.875 46.875], 'FaceColor',[0 0 0]);
rectangle('Position',[890.625 -984.375 46.875 46.875], 'FaceColor',[1 1 1]);
rectangle('Position',[843.75 -1031.25 46.875 46.875], 'FaceColor',[1 1 1]);
rectangle('Position',[890.625 -1031.25 46.875 46.875], 'FaceColor',[1 1 1]);
rectangle('Position',[1312.5 -796.875 46.875 46.875], 'FaceColor',[1 1 1]);
rectangle('Position',[1359.38 -796.875 46.875 46.875], 'FaceColor',[0 0 0]);
rectangle('Position',[1312.5 -843.75 46.875 46.875], 'FaceColor',[1 1 1]);
rectangle('Position',[1359.38 -843.75 46.875 46.875], 'FaceColor',[0 0 0]);
rectangle('Position',[1406.25 -890.625 46.875 46.875], 'FaceColor',[1 1 1]);
rectangle('Position',[1453.12 -890.625 46.875 46.875], 'FaceColor',[0 0 0]);
rectangle('Position',[1406.25 -937.5 46.875 46.875], 'FaceColor',[1 1 1]);
rectangle('Position',[1453.12 -937.5 46.875 46.875], 'FaceColor',[0 0 0]);
rectangle('Position',[1406.25 -984.375 46.875 46.875], 'FaceColor',[1 1 1]);
rectangle('Position',[1453.12 -984.375 46.875 46.875], 'FaceColor',[0 0 0]);
rectangle('Position',[1406.25 -1031.25 46.875 46.875], 'FaceColor',[1 1 1]);
rectangle('Position',[1453.12 -1031.25 46.875 46.875], 'FaceColor',[0 0 0]);
rectangle('Position',[750 -1171.88 46.875 46.875], 'FaceColor',[0 0 0]);
rectangle('Position',[796.875 -1171.88 46.875 46.875], 'FaceColor',[0 0 0]);
rectangle('Position',[750 -1218.75 46.875 46.875], 'FaceColor',[1 1 1]);
rectangle('Position',[796.875 -1218.75 46.875 46.875], 'FaceColor',[0 0 0]);
rectangle('Position',[750 -1265.62 46.875 46.875], 'FaceColor',[1 1 1]);
rectangle('Position',[796.875 -1265.62 46.875 46.875], 'FaceColor',[0 0 0]);
rectangle('Position',[750 -1312.5 46.875 46.875], 'FaceColor',[1 1 1]);
rectangle('Position',[796.875 -1312.5 46.875 46.875], 'FaceColor',[0 0 0]);
rectangle('Position',[937.5 -1265.62 46.875 46.875], 'FaceColor',[1 1 1]);
rectangle('Position',[984.375 -1265.62 46.875 46.875], 'FaceColor',[1 1 1]);
rectangle('Position',[937.5 -1312.5 46.875 46.875], 'FaceColor',[0 0 0]);
rectangle('Position',[984.375 -1312.5 46.875 46.875], 'FaceColor',[0 0 0]);
rectangle('Position',[1031.25 -1265.62 46.875 46.875], 'FaceColor',[1 1 1]);
rectangle('Position',[1078.12 -1265.62 46.875 46.875], 'FaceColor',[1 1 1]);
rectangle('Position',[1031.25 -1312.5 46.875 46.875], 'FaceColor',[0 0 0]);
rectangle('Position',[1078.12 -1312.5 46.875 46.875], 'FaceColor',[1 1 1]);
rectangle('Position',[750 -1359.38 46.875 46.875], 'FaceColor',[1 1 1]);
rectangle('Position',[796.875 -1359.38 46.875 46.875], 'FaceColor',[0 0 0]);
rectangle('Position',[750 -1406.25 46.875 46.875], 'FaceColor',[1 1 1]);
rectangle('Position',[796.875 -1406.25 46.875 46.875], 'FaceColor',[0 0 0]);
rectangle('Position',[750 -1453.12 46.875 46.875], 'FaceColor',[1 1 1]);
rectangle('Position',[796.875 -1453.12 46.875 46.875], 'FaceColor',[0 0 0]);
rectangle('Position',[750 -1500 46.875 46.875], 'FaceColor',[0 0 0]);
rectangle('Position',[796.875 -1500 46.875 46.875], 'FaceColor',[0 0 0]);
rectangle('Position',[937.5 -1359.38 46.875 46.875], 'FaceColor',[0 0 0]);
rectangle('Position',[984.375 -1359.38 46.875 46.875], 'FaceColor',[0 0 0]);
rectangle('Position',[937.5 -1406.25 46.875 46.875], 'FaceColor',[1 1 1]);
rectangle('Position',[984.375 -1406.25 46.875 46.875], 'FaceColor',[1 1 1]);
rectangle('Position',[1031.25 -1359.38 46.875 46.875], 'FaceColor',[0 0 0]);
rectangle('Position',[1078.12 -1359.38 46.875 46.875], 'FaceColor',[1 1 1]);
rectangle('Position',[1031.25 -1406.25 46.875 46.875], 'FaceColor',[1 1 1]);
rectangle('Position',[1078.12 -1406.25 46.875 46.875], 'FaceColor',[1 1 1]);
rectangle('Position',[937.5 -1453.12 46.875 46.875], 'FaceColor',[1 1 1]);
rectangle('Position',[984.375 -1453.12 46.875 46.875], 'FaceColor',[1 1 1]);
rectangle('Position',[937.5 -1500 46.875 46.875], 'FaceColor',[0 0 0]);
rectangle('Position',[984.375 -1500 46.875 46.875], 'FaceColor',[0 0 0]);
rectangle('Position',[1031.25 -1453.12 46.875 46.875], 'FaceColor',[1 1 1]);
rectangle('Position',[1078.12 -1453.12 46.875 46.875], 'FaceColor',[1 1 1]);
rectangle('Position',[1031.25 -1500 46.875 46.875], 'FaceColor',[0 0 0]);
rectangle('Position',[1078.12 -1500 46.875 46.875], 'FaceColor',[0 0 0]);
rectangle('Position',[1125 -1171.88 46.875 46.875], 'FaceColor',[0 0 0]);
rectangle('Position',[1171.88 -1171.88 46.875 46.875], 'FaceColor',[0 0 0]);
rectangle('Position',[1125 -1218.75 46.875 46.875], 'FaceColor',[1 1 1]);
rectangle('Position',[1171.88 -1218.75 46.875 46.875], 'FaceColor',[1 1 1]);
rectangle('Position',[1312.5 -1171.88 46.875 46.875], 'FaceColor',[0 0 0]);
rectangle('Position',[1359.38 -1171.88 46.875 46.875], 'FaceColor',[0 0 0]);
rectangle('Position',[1312.5 -1218.75 46.875 46.875], 'FaceColor',[1 1 1]);
rectangle('Position',[1359.38 -1218.75 46.875 46.875], 'FaceColor',[1 1 1]);
rectangle('Position',[1406.25 -1171.88 46.875 46.875], 'FaceColor',[0 0 0]);
rectangle('Position',[1453.12 -1171.88 46.875 46.875], 'FaceColor',[0 0 0]);
rectangle('Position',[1406.25 -1218.75 46.875 46.875], 'FaceColor',[1 1 1]);
rectangle('Position',[1453.12 -1218.75 46.875 46.875], 'FaceColor',[0 0 0]);
rectangle('Position',[1406.25 -1265.62 46.875 46.875], 'FaceColor',[1 1 1]);
rectangle('Position',[1453.12 -1265.62 46.875 46.875], 'FaceColor',[0 0 0]);
rectangle('Position',[1406.25 -1312.5 46.875 46.875], 'FaceColor',[1 1 1]);
rectangle('Position',[1453.12 -1312.5 46.875 46.875], 'FaceColor',[0 0 0]);
rectangle('Position',[1218.75 -1359.38 46.875 46.875], 'FaceColor',[0 0 0]);
rectangle('Position',[1265.62 -1359.38 46.875 46.875], 'FaceColor',[0 0 0]);
rectangle('Position',[1218.75 -1406.25 46.875 46.875], 'FaceColor',[1 1 1]);
rectangle('Position',[1265.62 -1406.25 46.875 46.875], 'FaceColor',[1 1 1]);
rectangle('Position',[1125 -1453.12 46.875 46.875], 'FaceColor',[1 1 1]);
rectangle('Position',[1171.88 -1453.12 46.875 46.875], 'FaceColor',[1 1 1]);
rectangle('Position',[1125 -1500 46.875 46.875], 'FaceColor',[0 0 0]);
rectangle('Position',[1171.88 -1500 46.875 46.875], 'FaceColor',[0 0 0]);
rectangle('Position',[1218.75 -1453.12 46.875 46.875], 'FaceColor',[1 1 1]);
rectangle('Position',[1265.62 -1453.12 46.875 46.875], 'FaceColor',[1 1 1]);
rectangle('Position',[1218.75 -1500 46.875 46.875], 'FaceColor',[0 0 0]);
rectangle('Position',[1265.62 -1500 46.875 46.875], 'FaceColor',[0 0 0]);
rectangle('Position',[1406.25 -1359.38 46.875 46.875], 'FaceColor',[1 1 1]);
rectangle('Position',[1453.12 -1359.38 46.875 46.875], 'FaceColor',[0 0 0]);
rectangle('Position',[1406.25 -1406.25 46.875 46.875], 'FaceColor',[1 1 1]);
rectangle('Position',[1453.12 -1406.25 46.875 46.875], 'FaceColor',[0 0 0]);
rectangle('Position',[1312.5 -1453.12 46.875 46.875], 'FaceColor',[1 1 1]);
rectangle('Position',[1359.38 -1453.12 46.875 46.875], 'FaceColor',[1 1 1]);
rectangle('Position',[1312.5 -1500 46.875 46.875], 'FaceColor',[0 0 0]);
rectangle('Position',[1359.38 -1500 46.875 46.875], 'FaceColor',[0 0 0]);
rectangle('Position',[1406.25 -1453.12 46.875 46.875], 'FaceColor',[1 1 1]);
rectangle('Position',[1453.12 -1453.12 46.875 46.875], 'FaceColor',[0 0 0]);
rectangle('Position',[1406.25 -1500 46.875 46.875], 'FaceColor',[0 0 0]);
rectangle('Position',[1453.12 -1500 46.875 46.875], 'FaceColor',[0 0 0]);
X=[1400,1350,1312.5,1265.62,1218.75,1171.88,1171.88,1171.88,1218.75,1265.62,1312.5,1331.25,1312.5,1218.75,1125,1031.25,937.5,890.625,843.75,796.875,750,656.25,562.5,468.75,468.75,468.75,375,281.25,281.25,281.25,281.25,281.25,281.25,187.5,100,100];
Y=[-100,-187.5,-281.25,-281.25,-281.25,-328.125,-375,-421.875,-421.875,-421.875,-468.75,-562.5,-656.25,-656.25,-750,-843.75,-937.5,-984.375,-984.375,-984.375,-984.375,-937.5,-843.75,-750,-703.125,-656.25,-562.5,-468.75,-375,-328.125,-281.25,-234.375,-187.5,-93.75,-100,-100];
hold on;
plot(X,Y,'r');
plot(X,Y,'bo');
legend('2735.66','Location','southoutside');
